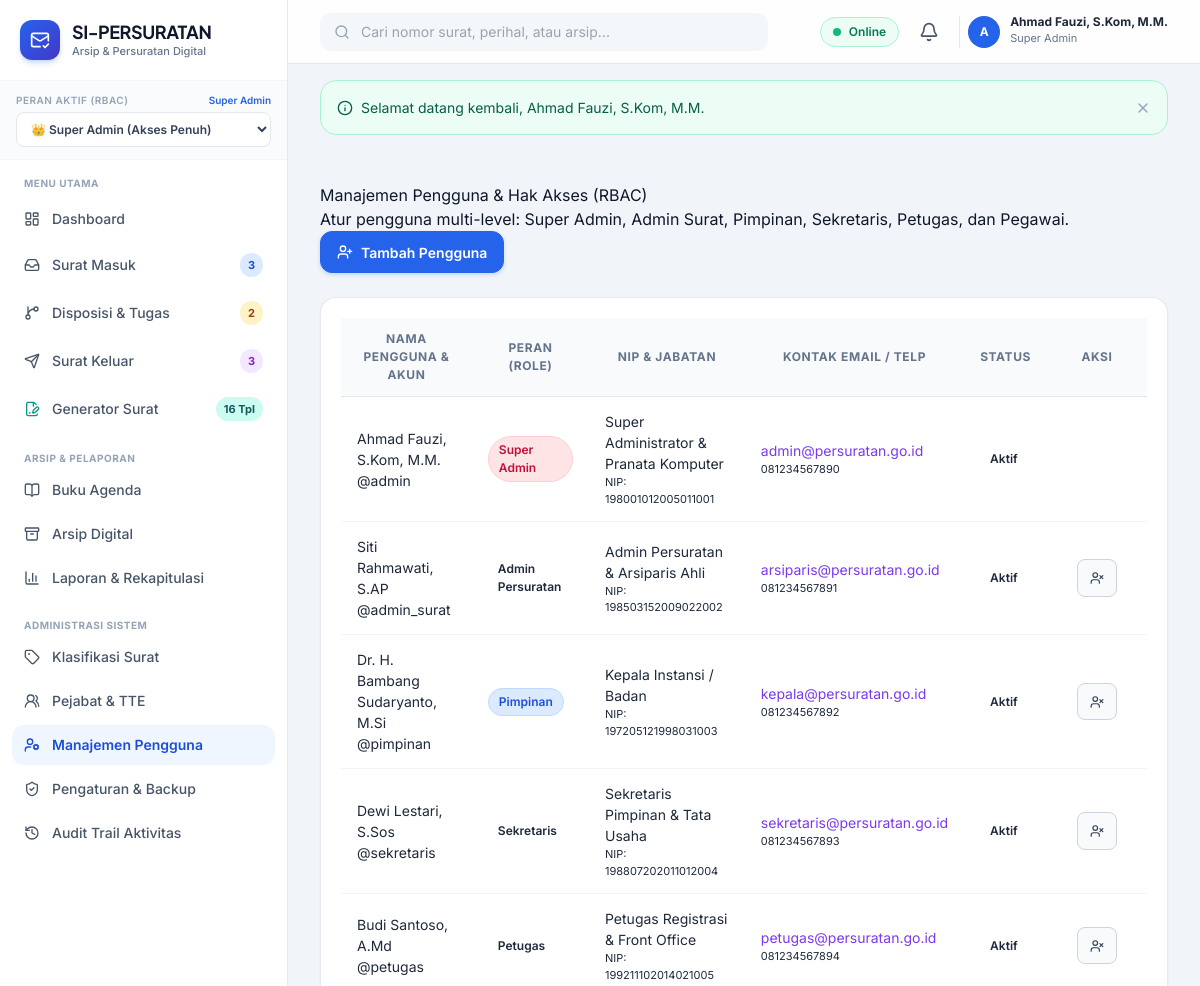
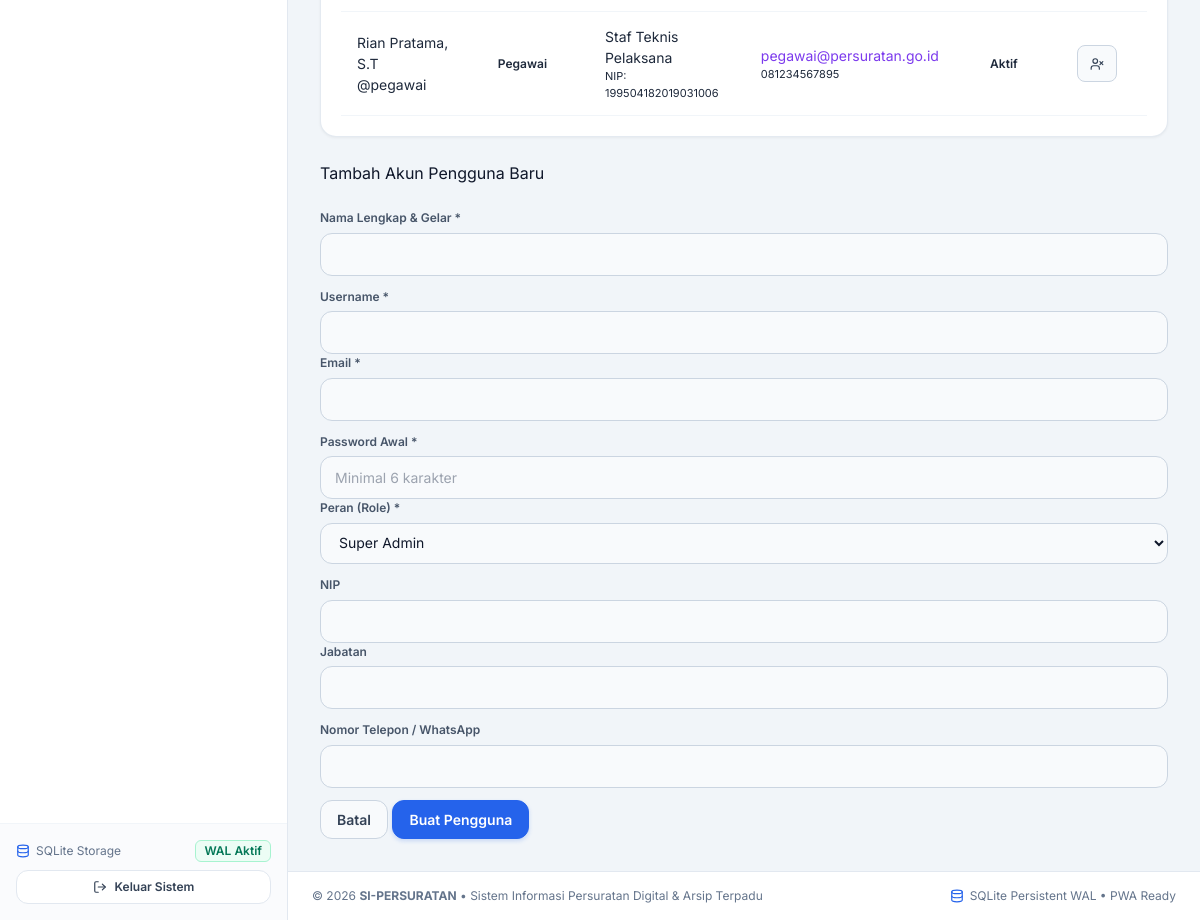
The page /public/users/index.php (signed in) on the database its author committed (2 pictures, top to bottom).
### tables this page shows
CREATE TABLE roles (
    id INTEGER PRIMARY KEY AUTOINCREMENT,
    name TEXT NOT NULL,
    slug TEXT NOT NULL UNIQUE,
    description TEXT,
    created_at DATETIME DEFAULT CURRENT_TIMESTAMP
);

CREATE TABLE users (
    id INTEGER PRIMARY KEY AUTOINCREMENT,
    username TEXT NOT NULL UNIQUE,
    email TEXT NOT NULL UNIQUE,
    password_hash TEXT NOT NULL,
    full_name TEXT NOT NULL,
    nip TEXT,
    jabatan TEXT,
    phone TEXT,
    role_id INTEGER NOT NULL,
    avatar TEXT,
    is_active INTEGER NOT NULL DEFAULT 1,
    created_at DATETIME DEFAULT CURRENT_TIMESTAMP,
    updated_at DATETIME DEFAULT CURRENT_TIMESTAMP,
    deleted_at DATETIME DEFAULT NULL,
    FOREIGN KEY (role_id) REFERENCES roles (id) ON DELETE RESTRICT
);

### public/users/index.php (the view, shortened to what the rows shown need)
<?php
require_once __DIR__ . '/../../config/app.php';
if (!Auth::check() || !Auth::can('users.manage')) {
    Flash::set('danger', 'Akses ditolak.');
    redirect('dashboard.php');
}
$users = User::getAll();
require_once APP_PATH . '/views/layouts/header.php';
?>
<div class="card border-0 shadow-sm rounded-3">
    <div class="card-body p-0">
        <div class="table-responsive">
            <table class="table table-custom mb-0">
                <thead>
                    <tr>
                        <th>Nama Pengguna & Akun</th>
                        <th>Peran (Role)</th>
                        <th>NIP & Jabatan</th>
                        <th>Kontak Email / Telp</th>
                        <th>Status</th>
                        <th width="100" class="text-center">Aksi</th>
                    </tr>
                </thead>
                <tbody>
                    <?php foreach ($users as $u): ?>
                        <tr>
                            <td>
                                <div class="fw-bold text-dark"><?= htmlspecialchars($u['full_name']) ?></div>
                                <div class="text-muted font-monospace small">@<?= htmlspecialchars($u['username']) ?></div>
                            </td>
                            <td>
                                <?php
                                $roleBadge = match($u['role_slug']) {
                                    'superadmin' => 'bg-danger text-white',
                                    'pimpinan' => 'bg-primary text-white',
                                    'admin_persuratan' => 'bg-purple-subtle text-purple',
                                    'sekretaris' => 'bg-info-subtle text-info',
                                    default => 'bg-light text-dark'
                                };
                                ?>
                                <span class="badge <?= $roleBadge ?>"><?= htmlspecialchars($u['role_name']) ?></span>
                            </td>
                            <td>
                                <div class="text-dark small fw-medium"><?= htmlspecialchars($u['jabatan'] ?? '-') ?></div>
                                <div class="text-muted font-monospace" style="font-size:11px;">NIP: <?= htmlspecialchars($u['nip'] ?? '-') ?></div>
                            </td>
                            <td>
                                <div class="small text-secondary"><?= htmlspecialchars($u['email']) ?></div>
                                <div class="text-muted" style="font-size:11px;"><?= htmlspecialchars($u['phone'] ?? '-') ?></div>
                            </td>
                            <td>
                                <span class="badge <?= $u['is_active'] ? 'badge-soft-success' : 'badge-soft-danger' ?>">
                                    <?= $u['is_active'] ? 'Aktif' : 'Non-Aktif' ?>
                                </span>
                            </td>
                            <td class="text-center">
                                <?php if ($u['id'] !== Auth::id()): ?>
                                    <form action="<?= url('users/') ?>" method="POST" class="d-inline" onsubmit="return confirm('Nonaktifkan akun pengguna ini?')">
                                        <button type="submit" class="btn btn-sm btn-light text-danger border p-1" title="Nonaktifkan">
                                            <i data-lucide="user-x" style="width: 14px;"></i>
                                        </button>
                                    </form>
                                <?php endif; ?>
                            </td>
                        </tr>
                    <?php endforeach; ?>
                </tbody>
            </table>
        </div>
    </div>
</div>
<?php require_once APP_PATH . '/views/layouts/footer.php'; ?>

### app/views/layouts/header.php (shortened to what the rows shown need)
<!DOCTYPE html>
<html lang="id">
<head>
    <script src="https://cdn.tailwindcss.com"></script>
</head>
<body class="antialiased selection:bg-blue-100 selection:text-blue-900">
<div class="min-h-screen flex flex-col lg:flex-row">
    <?php require_once APP_PATH . '/views/layouts/sidebar.php'; ?>
    <div class="flex-1 flex flex-col min-w-0 pb-20 lg:pb-0">
        <header class="sticky top-0 z-30 bg-white/90 backdrop-blur-md border-b border-slate-200 px-4 lg:px-8 h-16 flex items-center justify-between gap-4">
            <div class="flex items-center gap-2 sm:gap-3">
                <div class="relative">
                    <button onclick="toggleDropdown('user-menu')" class="flex items-center gap-2.5 pl-2 border-l border-slate-200 hover:opacity-90 transition">
                        <div class="w-8 h-8 rounded-full bg-blue-600 text-white font-bold text-xs flex items-center justify-center shadow-xs">
                            <?= strtoupper(substr($currentUser['full_name'] ?? 'U', 0, 1)) ?>
                        </div>
                        <div class="hidden md:block text-left">
                            <p class="text-xs font-bold text-slate-800 leading-none"><?= htmlspecialchars($currentUser['full_name'] ?? 'User') ?></p>
                            <p class="text-[11px] text-slate-500 mt-0.5"><?= htmlspecialchars($currentUser['role_name'] ?? 'Role') ?></p>
                        </div>
                    </button>
                </div>
            </div>
        </header>
        <main class="flex-1 p-4 lg:p-8 max-w-7xl w-full mx-auto space-y-6">

### app/views/layouts/sidebar.php (shortened to what the rows shown need)
<?php
$currentUser = Auth::user();
$currentRoleSlug = $currentUser['role_slug'] ?? 'superadmin';
?>
<aside id="sidebar" class="fixed lg:sticky top-0 left-0 z-50 h-screen w-72 bg-white border-r border-slate-200 flex flex-col transition-transform duration-300 -translate-x-full lg:translate-x-0 shrink-0">
  <div class="p-5 border-b border-slate-100 flex items-center justify-between">
    <a href="<?= url('dashboard.php') ?>" class="flex items-center gap-3 group text-decoration-none">
      <div>
        <h1 class="font-display font-bold text-slate-900 text-lg leading-tight tracking-tight">SI-PERSURATAN</h1>
      </div>
    </a>
  </div>
  <div class="px-4 py-3 bg-slate-50/80 border-b border-slate-100">
    <div class="flex items-center justify-between mb-1">
      <label class="text-[10px] font-semibold uppercase tracking-wider text-slate-400 block">Peran Aktif (RBAC)</label>
      <span class="text-[10px] text-blue-600 font-semibold"><?= htmlspecialchars($currentUser['role_name'] ?? 'User') ?></span>
    </div>
    <div class="relative">
      <select onchange="window.location.href='<?= url('switch_role.php?role=') ?>' + this.value" class="w-full text-xs font-semibold bg-white border border-slate-200 rounded-lg px-2.5 py-2 text-slate-700 focus:outline-none focus:ring-2 focus:ring-blue-500/20 focus:border-blue-600 cursor-pointer">
        <option value="superadmin" <?= $currentRoleSlug === 'superadmin' ? 'selected' : '' ?>>👑 Super Admin (Akses Penuh)</option>
      </select>
    </div>
  </div>
</aside>

### rows shown on the page
roles: name "Super Admin", slug "👑 Super Admin (Akses Penuh)"
users: full_name "A", full_name "Ahmad Fauzi, S.Kom, M.M.", username "admin", role.name "Super Admin", jabatan "Super Administrator & Pranata Komputer", nip "198001012005011001", email "admin@persuratan.go.id", phone "081234567890", is_active "Aktif"
users: full_name "Siti Rahmawati, S.AP", username "admin_surat", role.name "Admin Persuratan", jabatan "Admin Persuratan & Arsiparis Ahli", nip "198503152009022002", email "arsiparis@persuratan.go.id", phone "081234567891", is_active "Aktif"
users: full_name "Dr. H. Bambang Sudaryanto, M.Si", username "pimpinan", role.name "Pimpinan", jabatan "Kepala Instansi / Badan", nip "197205121998031003", email "kepala@persuratan.go.id", phone "081234567892", is_active "Aktif"
users: full_name "Dewi Lestari, S.Sos", username "sekretaris", role.name "Sekretaris", jabatan "Sekretaris Pimpinan & Tata Usaha", nip "198807202011012004", email "sekretaris@persuratan.go.id", phone "081234567893", is_active "Aktif"
users: full_name "Budi Santoso, A.Md", username "petugas", role.name "Petugas", jabatan "Petugas Registrasi & Front Office", nip "199211102014021005", email "petugas@persuratan.go.id", phone "081234567894", is_active "Aktif"
users: full_name "Rian Pratama, S.T", username "pegawai", role.name "Pegawai", jabatan "Staf Teknis Pelaksana", nip "199504182019031006", email "pegawai@persuratan.go.id", phone "081234567895", is_active "Aktif"

### other values the page prints
$badgeSm "3"
$badgeDisp "2"
$badgeSk "3"
$msg['message'] "Selamat datang kembali, Ahmad Fauzi, S.Kom, M.M."
form field role_id "Super Admin"
